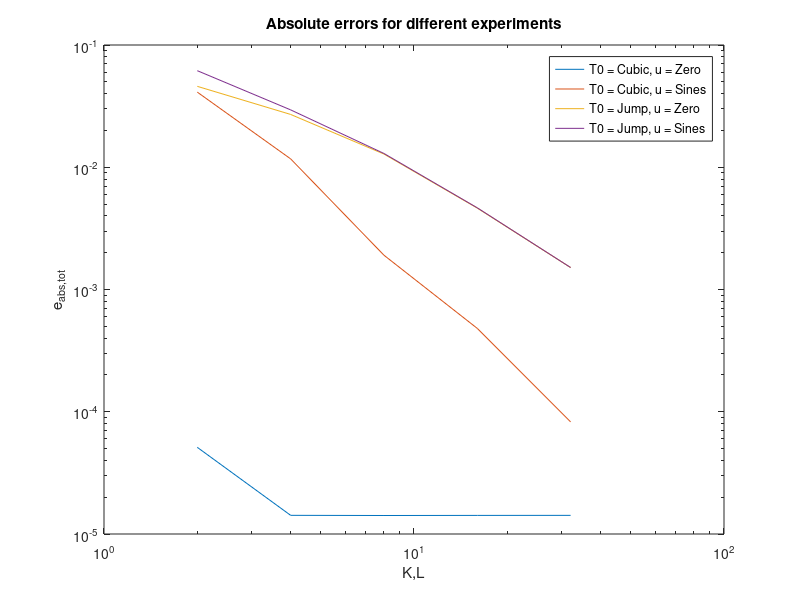

This figure's MATLAB source:
rel_error_cubic_sines = load('rel errors, T0= Cubic and u= Sines.mat').error_total_rel;
rel_error_cubic_zero = load('rel errors, T0= Cubic and u= Zero.mat').error_total_rel;
rel_error_Jump_Sines = load('rel errors, T0= Jump and u= Sines.mat').error_total_rel;
rel_error_Jump_zero = load('rel errors, T0= Jump and u= Zero.mat').error_total_rel;

abs_error_cubic_sines = load('abs errors, T0= Cubic and u= Sines.mat').error_total_abs;
abs_error_cubic_zero = load('abs errors, T0= Cubic and u= Zero.mat').error_total_abs;
abs_error_Jump_Sines = load('abs errors, T0= Jump and u= Sines.mat').error_total_abs;
abs_error_Jump_zero = load('abs errors, T0= Jump and u= Zero.mat').error_total_abs;
%% Plotting relative errors
clf
loglog([2,4,8,16,32], rel_error_cubic_zero, 'DisplayName', "T0 = Cubic, u = Zero");
hold on
loglog([2,4,8,16,32], rel_error_cubic_sines, 'DisplayName', "T0 = Cubic, u = Sines");
hold on
loglog([2,4,8,16,32], rel_error_Jump_zero, 'DisplayName', "T0 = Jump, u = Zero");
hold on
loglog([2,4,8,16,32], rel_error_Jump_Sines, 'DisplayName', "T0 = Jump, u = Sines");
hold off
legend()
title("Relative errors for different experiments")
xlabel("K,L")
ylabel("e_{rel,tot}")
%% Plotting absolute errors
clf
loglog([2,4,8,16,32], abs_error_cubic_zero, 'DisplayName', "T0 = Cubic, u = Zero");
hold on
loglog([2,4,8,16,32], abs_error_cubic_sines, 'DisplayName', "T0 = Cubic, u = Sines");
hold on
loglog([2,4,8,16,32], abs_error_Jump_zero, 'DisplayName', "T0 = Jump, u = Zero");
hold on
loglog([2,4,8,16,32], abs_error_Jump_Sines, 'DisplayName', "T0 = Jump, u = Sines");
hold off
legend()
title("Absolute errors for different experiments")
xlabel("K,L")
ylabel("e_{abs,tot}")